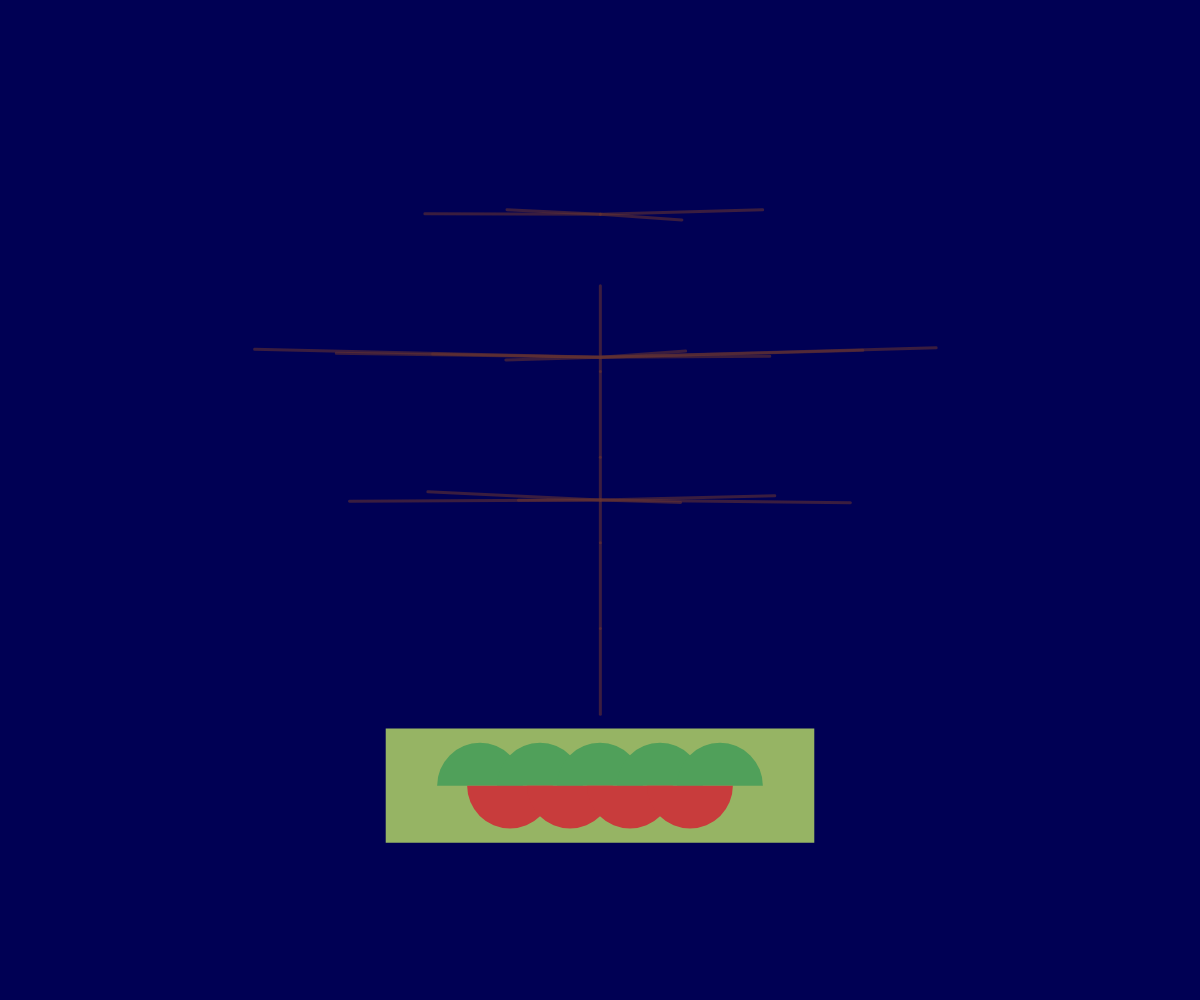
Frame 1 (no input)
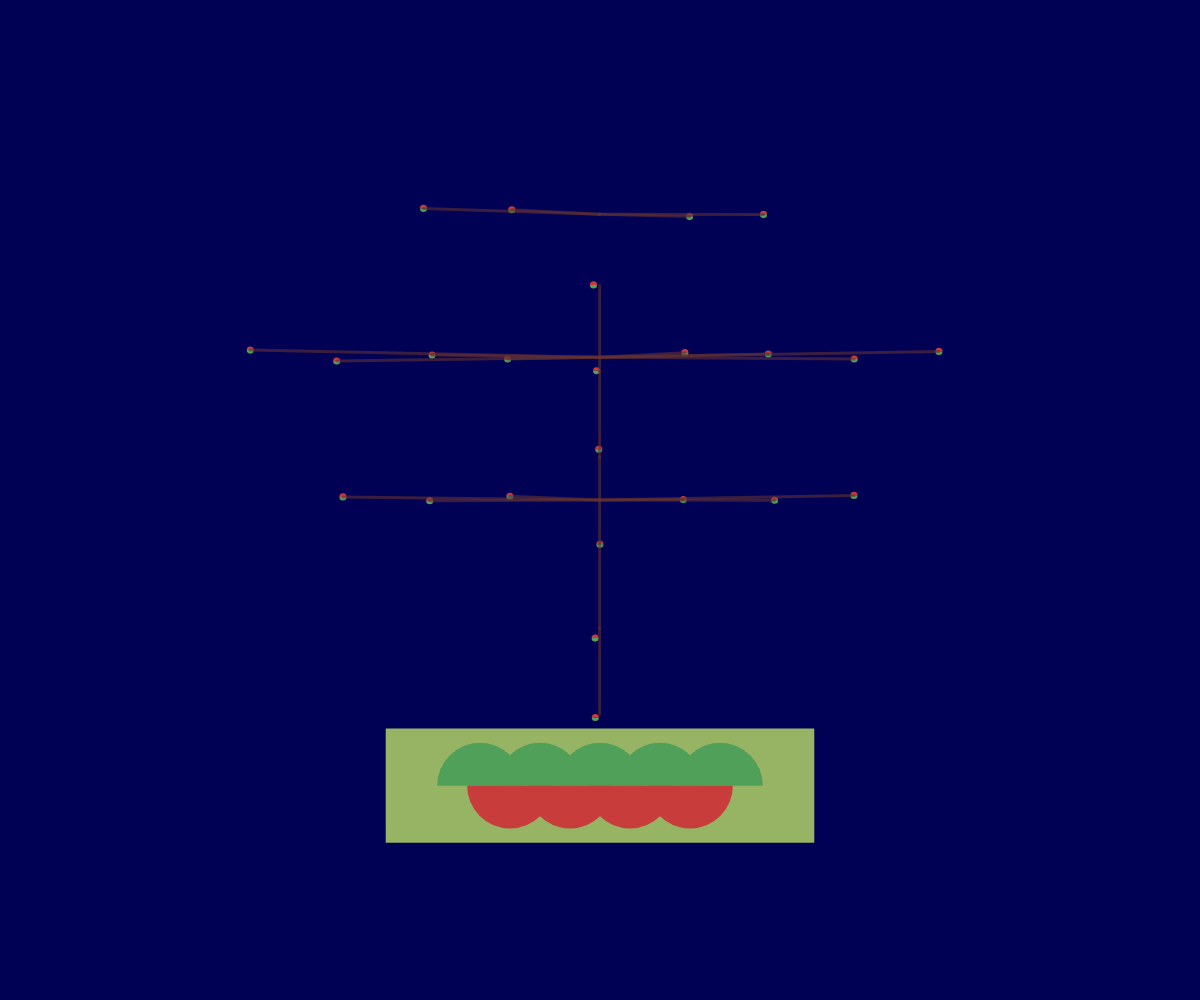
Frame 60 (no input)
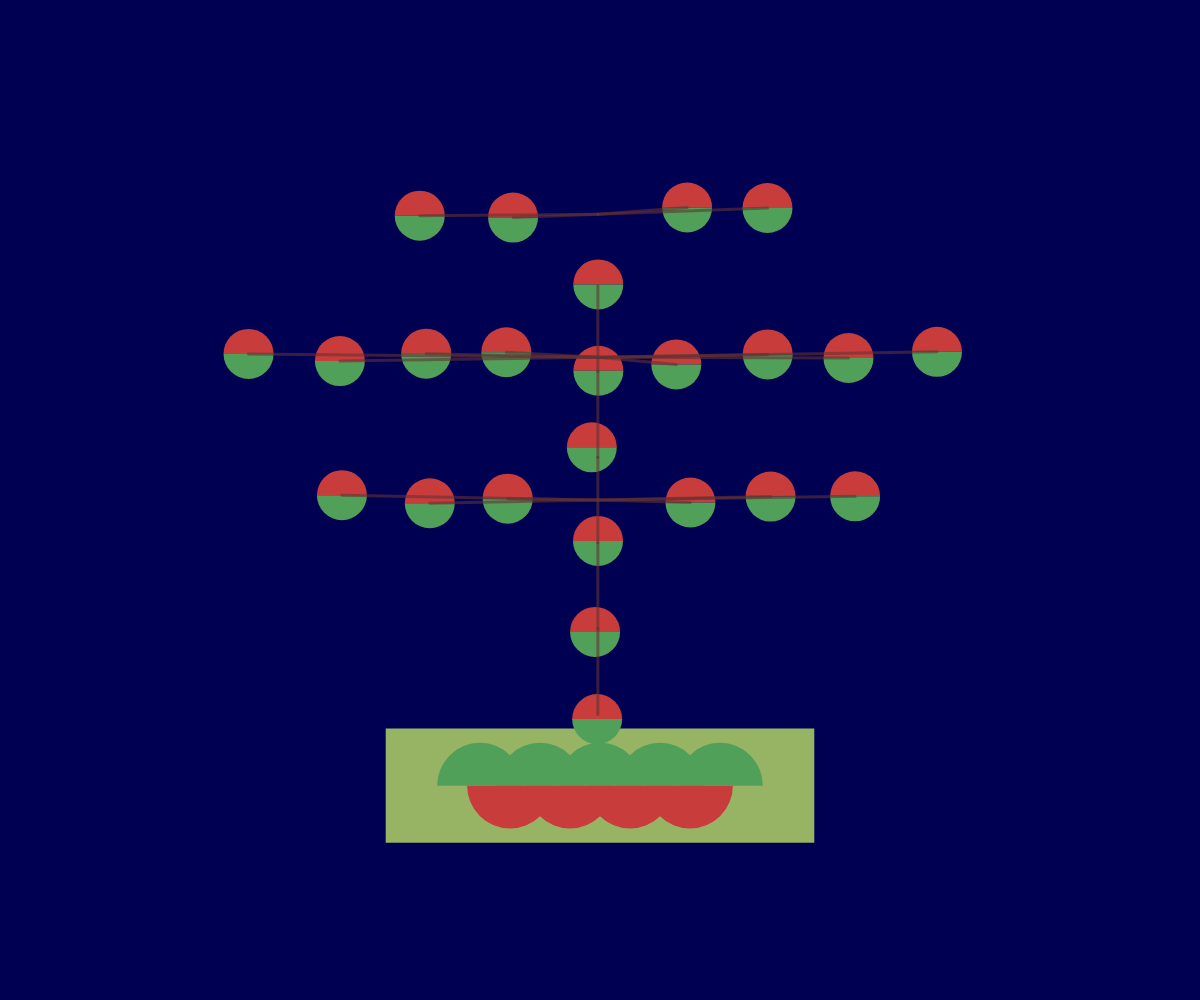
Frame 120 (the mouse pressed at the canvas centre since frame 60)

The p5.js sketch that drew these frames (run headless with seeded random() and noise() and a simulated clock; from frame 60 on, the mouse is pressed at the canvas centre):

// p5.js sketch
// ── sketch.js
// Dynamic background color variables
let dayLength = 1000; // Duration of a day (in frames)
let sunriseColor, noonColor, sunsetColor, nightColor;

// Tree animation variables
let growthSpeed = 0.5;
let maxSize = 50;
let circleSizes = [];
let noiseOffsets = [];
let swayNoiseOffset; // Noise offset for sway effect

function setup() {
  createCanvas(windowWidth, windowHeight);

  // Initialize dynamic background colors
  nightColor = color(20, 24, 82);      // Night color (deep blue)
  sunriseColor = color(255, 160, 80);  // Sunrise color (orange)
  noonColor = color(135, 206, 250);    // Daytime color (light blue)
  sunsetColor = color(255, 99, 71);    // Sunset color (orange-red)

  // Initialize tree parameters
  let totalCircles = 6 + 4 * 2 + 3 * 2 + 2 * 2;
  swayNoiseOffset = random(1000); // Initialize noise offset for sway effect
  for (let i = 0; i < totalCircles; i++) {
    circleSizes.push(0);          // Initial size of all circles is 0
    noiseOffsets.push(random(1000)); // Random noise offset for each circle
  }
}

function draw() {
  // Calculate current background color (transitioning from night to sunrise, daytime, and then sunset)

  let scaleFactor = min(windowWidth, windowHeight) / 700; //scaleFactor is used to reshape the sizes of the fruit and the tree as the window grows and shrinks.

  let timeOfDay = frameCount % dayLength;
  let r, g, b;
  if (timeOfDay < dayLength / 4) { // Sunrise
    let sunriseProgress = sin(map(timeOfDay, 0, dayLength / 2, -HALF_PI, HALF_PI));
    r = lerp(red(nightColor), red(sunriseColor), sunriseProgress);
    g = lerp(green(nightColor), green(sunriseColor), sunriseProgress);
    b = lerp(blue(nightColor), blue(sunriseColor), sunriseProgress);
  } else if (timeOfDay < dayLength / 2) { // Daytime
    let dayProgress = sin(map(timeOfDay, dayLength / 4, dayLength / 2, -HALF_PI, HALF_PI));
    r = lerp(red(sunriseColor), red(noonColor), dayProgress);
    g = lerp(green(sunriseColor), green(noonColor), dayProgress);
    b = lerp(blue(sunriseColor), blue(noonColor), dayProgress);
  } else if (timeOfDay < (3 * dayLength) / 4) { // Sunset
    let sunsetProgress = sin(map(timeOfDay, dayLength / 2, (3 * dayLength) / 4, -HALF_PI, HALF_PI));
    r = lerp(red(noonColor), red(sunsetColor), sunsetProgress);
    g = lerp(green(noonColor), green(sunsetColor), sunsetProgress);
    b = lerp(blue(noonColor), blue(sunsetColor), sunsetProgress);
  } else { // Night
    let nightProgress = sin(map(timeOfDay, (3 * dayLength) / 4, dayLength, -HALF_PI, HALF_PI));
    r = lerp(red(sunsetColor), red(nightColor), nightProgress);
    g = lerp(green(sunsetColor), green(nightColor), nightProgress);
    b = lerp(blue(sunsetColor), blue(nightColor), nightProgress);
  }
  background(r, g, b); // Set background color

  // Draw tree animation
  drawBaseStructure(scaleFactor);
  drawCircles(scaleFactor);

  // Control growth of circle sizes
  for (let i = 0; i < circleSizes.length; i++) {
    if (circleSizes[i] < maxSize*scaleFactor) {
      circleSizes[i] += growthSpeed*scaleFactor;
    }
  }
}

// Draw the base structure (flowerpot)
function drawBaseStructure(scaleFactor) {
  fill(150, 180, 100); // Pot color
  noStroke();
  rectMode(CENTER);
  rect(width / 2, height - 150*scaleFactor, 300*scaleFactor, 80*scaleFactor);

  fill(80, 160, 90); // Green semi-circles
  for (let i = 0; i < 5; i++) {
    arc(width / 2 - 120 + i * 60, height - 150*scaleFactor, 60*scaleFactor, 60*scaleFactor, PI, 0);
  }

  fill(200, 60, 60); // Red semi-circles
  for (let i = 0; i < 4; i++) {
    arc(width / 2 - 90 + i * 60, height - 150*scaleFactor, 60*scaleFactor, 60*scaleFactor, 0, PI);
  }
}

// Draw circles for tree trunk and branches with noise-based sway
function drawCircles(scaleFactor) {
  let currentIndex = 0;
  let circleSize = 50*scaleFactor;

  drawVerticalCircles(width / 2, height - 200*scaleFactor, 6, circleSize, currentIndex, scaleFactor);
  currentIndex += 6;

  drawHorizontalCircles(width / 2, height - 450*scaleFactor, 4, circleSize, -1, currentIndex, scaleFactor);
  currentIndex += 4;
  drawHorizontalCircles(width / 2, height - 450*scaleFactor, 4, circleSize, 1, currentIndex, scaleFactor);
  currentIndex += 4;

  drawHorizontalCircles(width / 2, height - 350*scaleFactor, 3, circleSize, -1, currentIndex, scaleFactor);
  currentIndex += 3;
  drawHorizontalCircles(width / 2, height - 350*scaleFactor, 3, circleSize, 1, currentIndex, scaleFactor);
  currentIndex += 3;

  drawHorizontalCircles(width / 2, height - 550*scaleFactor, 2, circleSize, -1, currentIndex, scaleFactor);
  currentIndex += 2;
  drawHorizontalCircles(width / 2, height - 550*scaleFactor, 2, circleSize, 1, currentIndex, scaleFactor);

  // The circle refreshes, to change the speed of this the number after framecount needs to be changed.
  if (frameCount % 100 ===maxSize){
    resetCircleSize()
  }
}

// Draw vertical circles (trunk) with sway effect
function drawVerticalCircles(x, y, count, size, indexStart, scaleFactor) {
  let sway = map(noise(swayNoiseOffset + frameCount * 0.01), 0, 1, -5*scaleFactor, 5*scaleFactor); // Calculate sway

  for (let i = 0; i < count; i++) {
    let noiseX = map(noise(noiseOffsets[indexStart + i] + frameCount * 0.01), 0, 1, -10*scaleFactor, 10*scaleFactor);
    let noiseY = map(noise(noiseOffsets[indexStart + i] + 1000 + frameCount * 0.01), 0, 1, -10*scaleFactor, 10*scaleFactor);
    let circleSize = circleSizes[indexStart + i];
    drawColoredCircle(x + noiseX + sway, y - i * size * 1.2 + noiseY, circleSize);

    if (i > 0) {
      drawLine(x + sway, y - (i - 1) * size * 1.2, x + sway, y - i * size * 1.2), scaleFactor;
    }
  }
}

// Draw horizontal circles (branches) with sway effect
function drawHorizontalCircles(x, y, count, size, direction, indexStart, scaleFactor) {
  let sway = map(noise(swayNoiseOffset + frameCount * 0.01), 0, 1, -5*scaleFactor, 5*scaleFactor); // Calculate sway

  for (let i = 1; i <= count; i++) {
    let noiseX = map(noise(noiseOffsets[indexStart + i - 1] + frameCount * 0.01), 0, 1, -10*scaleFactor, 10*scaleFactor);
    let noiseY = map(noise(noiseOffsets[indexStart + i - 1] + 1000 + frameCount * 0.01), 0, 1, -10*scaleFactor, 10*scaleFactor);
    let xPos = x + i * size * 1.2 * direction + noiseX + sway;
    let circleSize = circleSizes[indexStart + i - 1];
    drawColoredCircle(xPos, y + noiseY, circleSize);

    drawLine(x + sway, y, xPos, y + noiseY, scaleFactor);
  }
}

// Draw a circle with alternating red and green halves
function drawColoredCircle(x, y, size) {
  noStroke();
  fill(200, 60, 60); // Red top half
  arc(x, y, size, size, PI, 0);
  fill(80, 160, 90); // Green bottom half
  arc(x, y, size, size, 0, PI);
}

// Draw connecting line for branches
function drawLine(x1, y1, x2, y2) {
  stroke(100, 50, 50, 150);
  strokeWeight(3);
  line(x1, y1, x2, y2);
}

// The circles get reset with this function.
function resetCircleSize(){
  for (let i = 0; i < circleSizes.length; i++) {
    circleSizes[i] = 0;
  }
}

// Adjust canvas size on window resize
function windowResized() {
  resizeCanvas(windowWidth, windowHeight);
}
